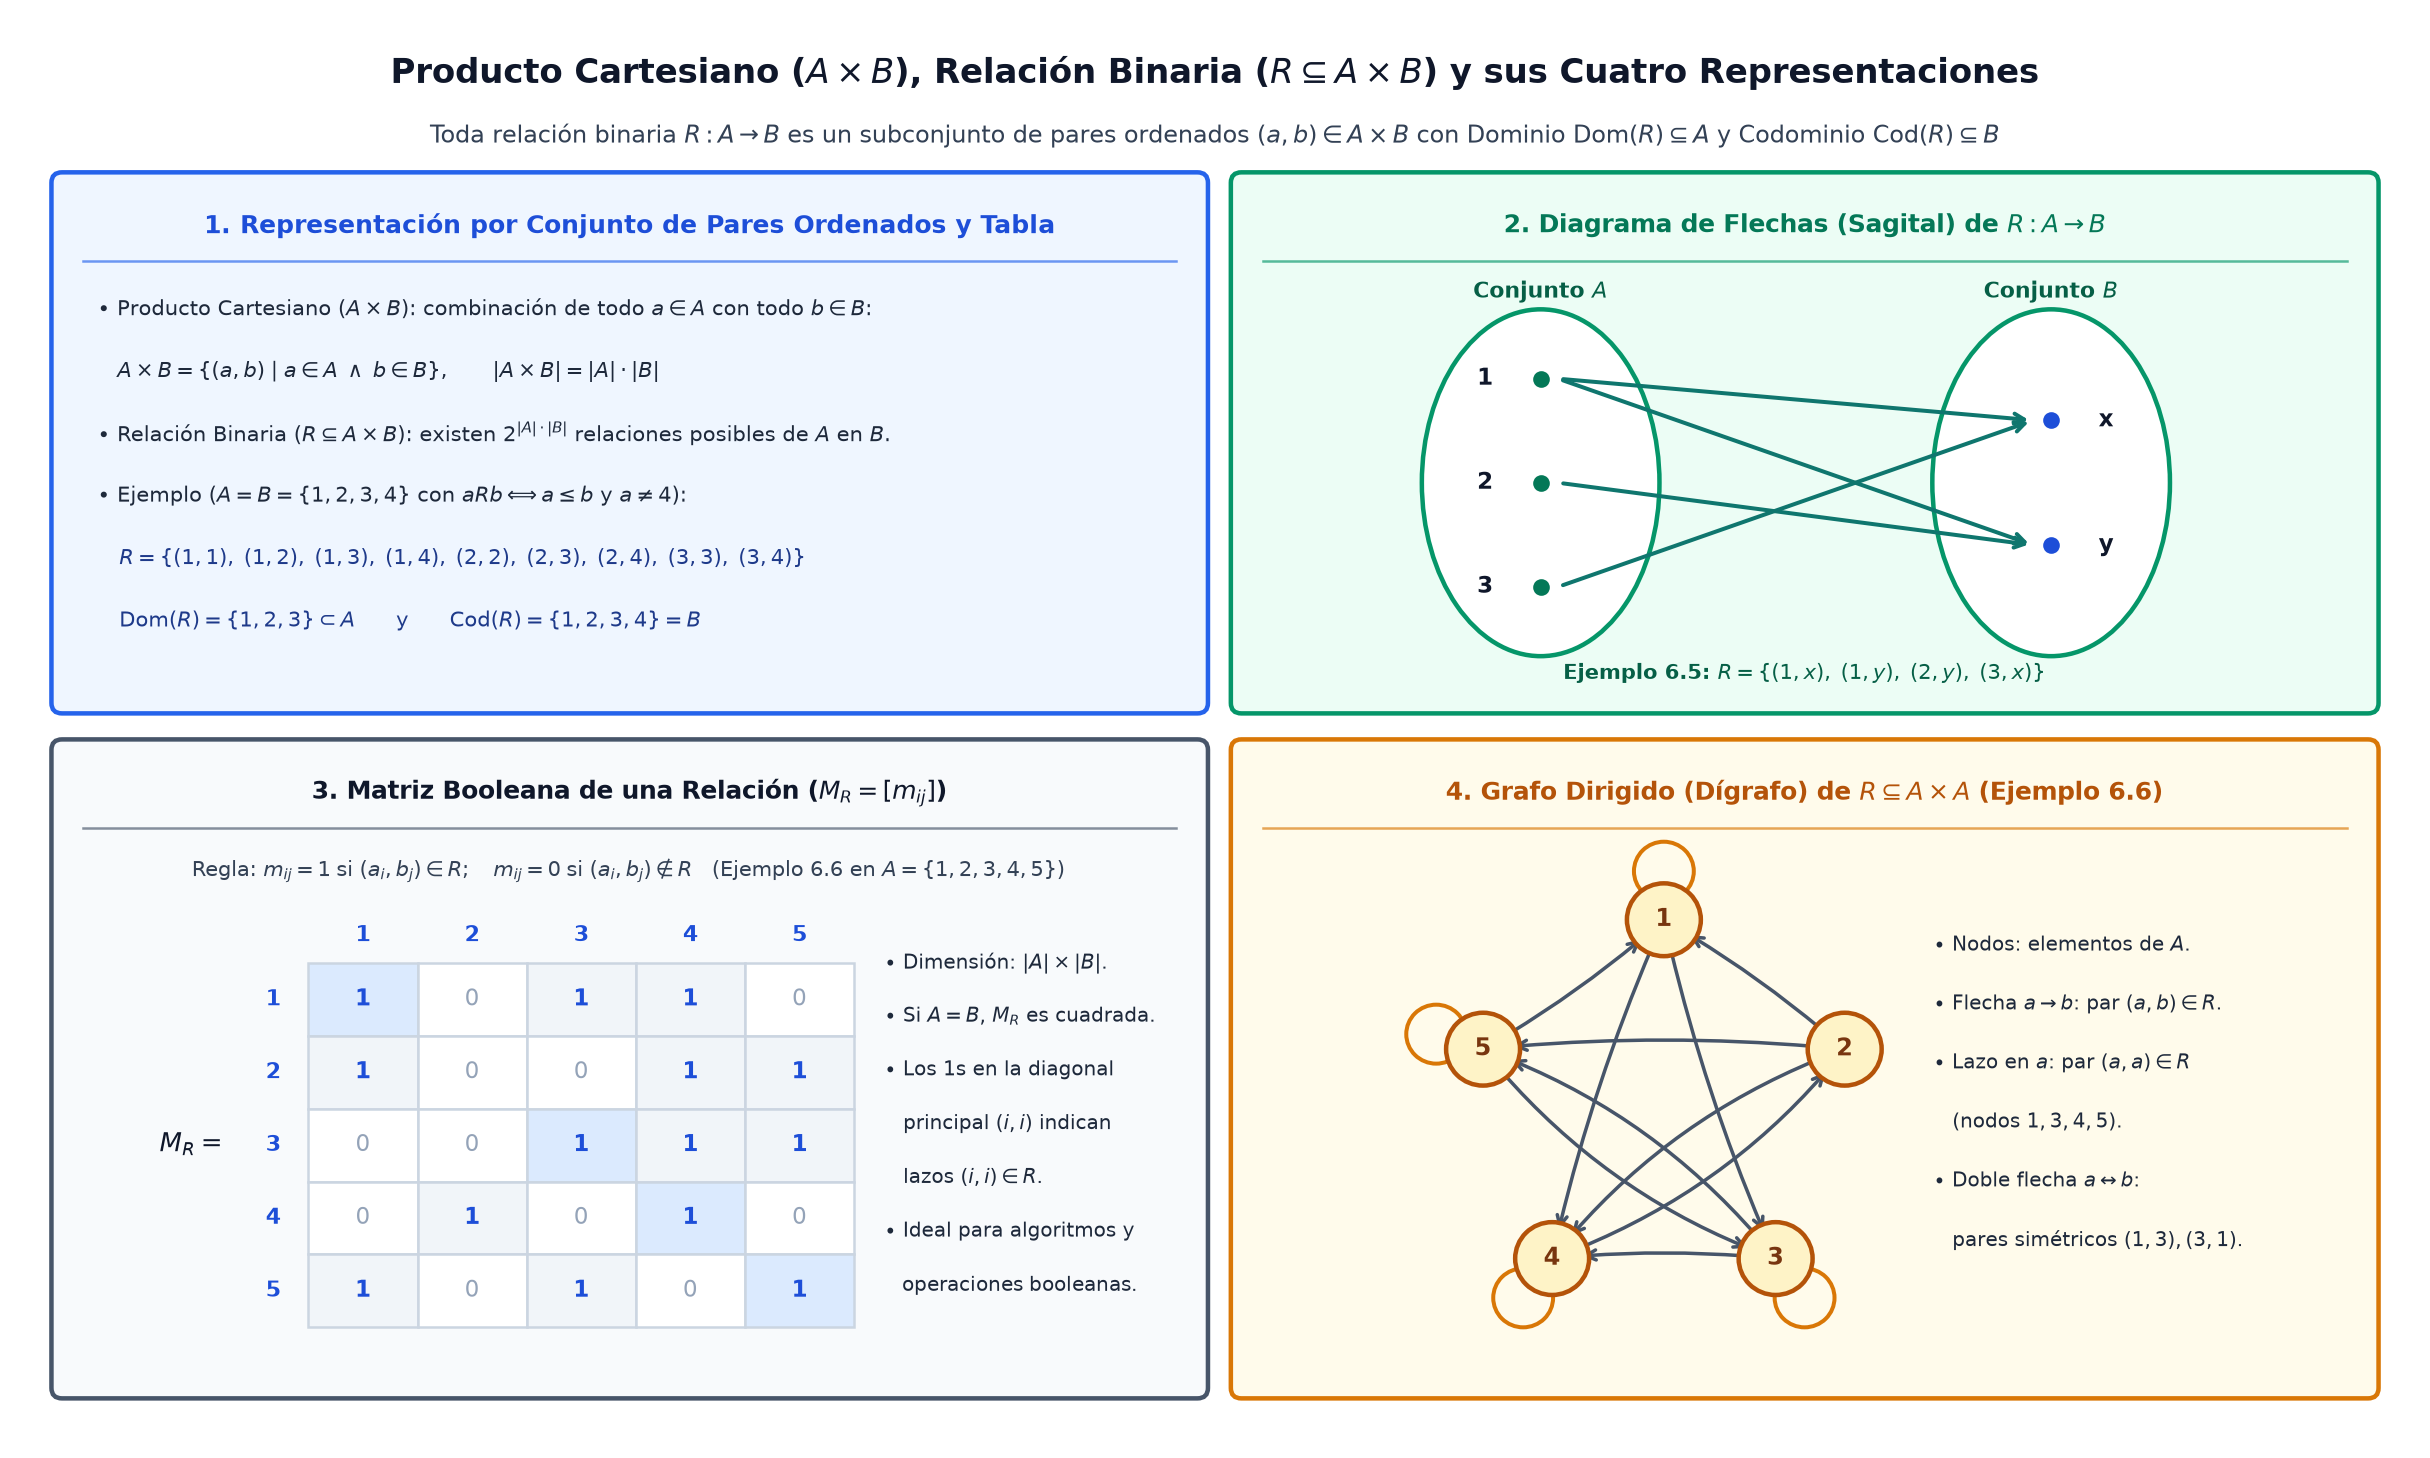

Source code (Python):
import os
import numpy as np
import matplotlib.pyplot as plt
import matplotlib.patches as patches


def draw_panel(ax, x, y, w, h, title, bg_color, border_color, title_color):
    rect = patches.FancyBboxPatch(
        (x, y), w, h,
        boxstyle="round,pad=0.06",
        facecolor=bg_color,
        edgecolor=border_color,
        linewidth=1.8
    )
    ax.add_patch(rect)
    ax.text(
        x + w / 2, y + h - 0.25, title,
        ha='center', va='center',
        fontsize=9.8, fontweight='bold', color=title_color
    )
    ax.plot([x + 0.12, x + w - 0.12], [y + h - 0.45, y + h - 0.45], color=border_color, linewidth=1.0, alpha=0.65)


def main():
    fig, ax = plt.subplots(figsize=(13.6, 8.2), dpi=180)
    ax.set_xlim(0, 13.6)
    ax.set_ylim(0, 8.2)
    ax.axis('off')

    # Main Title
    ax.text(
        6.8, 7.88,
        r"Producto Cartesiano ($A \times B$), Relación Binaria ($R \subseteq A \times B$) y sus Cuatro Representaciones",
        ha='center', va='center', fontsize=13.5, fontweight='bold', color='#0f172a'
    )
    ax.text(
        6.8, 7.52,
        r"Toda relación binaria $R: A \to B$ es un subconjunto de pares ordenados $(a, b) \in A \times B$ con Dominio $\mathrm{Dom}(R) \subseteq A$ y Codominio $\mathrm{Cod}(R) \subseteq B$",
        ha='center', va='center', fontsize=9.5, color='#334155'
    )

    # Panel 1: Producto Cartesiano y Conjunto de Pares Ordenados (Top-Left)
    draw_panel(ax, 0.25, 4.25, 6.45, 3.0, "1. Representación por Conjunto de Pares Ordenados y Tabla", '#eff6ff', '#2563eb', '#1d4ed8')
    lines_p1 = [
        r"$\bullet$ Producto Cartesiano ($A \times B$): combinación de todo $a \in A$ con todo $b \in B$:",
        r"   $A \times B = \{(a, b) \mid a \in A \;\wedge\; b \in B\}, \qquad |A \times B| = |A| \cdot |B|$",
        r"$\bullet$ Relación Binaria ($R \subseteq A \times B$): existen $2^{|A|\cdot|B|}$ relaciones posibles de $A$ en $B$.",
        r"$\bullet$ Ejemplo ($A = B = \{1, 2, 3, 4\}$ con $a R b \Longleftrightarrow a \leq b$ y $a \neq 4$):",
        r"   $R = \{(1,1),\; (1,2),\; (1,3),\; (1,4),\; (2,2),\; (2,3),\; (2,4),\; (3,3),\; (3,4)\}$",
        r"   $\mathrm{Dom}(R) = \{1, 2, 3\} \subset A \qquad\text{y}\qquad \mathrm{Cod}(R) = \{1, 2, 3, 4\} = B$"
    ]
    for idx, line in enumerate(lines_p1):
        ry = 6.52 - idx * 0.36
        w_f = 'bold' if idx in (4, 5) else 'normal'
        c_f = '#1e3a8a' if idx in (4, 5) else '#1e293b'
        ax.text(0.45, ry, line, ha='left', va='center', fontsize=8.45, fontweight=w_f, color=c_f)

    # Panel 2: Diagrama de Flechas Sagital (Top-Right)
    draw_panel(ax, 6.95, 4.25, 6.4, 3.0, r"2. Diagrama de Flechas (Sagital) de $R: A \to B$", '#ecfdf5', '#059669', '#047857')
    # Draw two ellipses for A and B
    el_a = patches.Ellipse((8.65, 5.52), 1.35, 2.0, facecolor='#ffffff', edgecolor='#059669', linewidth=1.8)
    el_b = patches.Ellipse((11.55, 5.52), 1.35, 2.0, facecolor='#ffffff', edgecolor='#059669', linewidth=1.8)
    ax.add_patch(el_a)
    ax.add_patch(el_b)
    ax.text(8.65, 6.62, r"Conjunto $A$", ha='center', va='center', fontsize=8.8, fontweight='bold', color='#065f46')
    ax.text(11.55, 6.62, r"Conjunto $B$", ha='center', va='center', fontsize=8.8, fontweight='bold', color='#065f46')

    a_nodes = [("1", 6.12), ("2", 5.52), ("3", 4.92)]
    b_nodes = [("x", 5.88), ("y", 5.16)]
    for lbl, ny in a_nodes:
        ax.scatter([8.65], [ny], color='#047857', s=32, zorder=4)
        ax.text(8.38, ny, lbl, ha='right', va='center', fontsize=9.2, fontweight='bold', color='#0f172a')
    for lbl, ny in b_nodes:
        ax.scatter([11.55], [ny], color='#1d4ed8', s=32, zorder=4)
        ax.text(11.82, ny, lbl, ha='left', va='center', fontsize=9.2, fontweight='bold', color='#0f172a')

    # Arrows for R = {(1,x), (1,y), (2,y), (3,x)} (Ejemplo 6.5 Jiménez Murillo)
    arrows = [(6.12, 5.88), (6.12, 5.16), (5.52, 5.16), (4.92, 5.88)]
    for y_start, y_end in arrows:
        ax.annotate(
            "", xy=(11.45, y_end), xytext=(8.75, y_start),
            arrowprops=dict(arrowstyle="->", color='#0f766e', lw=1.6, shrinkA=2, shrinkB=2)
        )
    ax.text(10.15, 4.42, r"Ejemplo 6.5: $R = \{(1,x),\; (1,y),\; (2,y),\; (3,x)\}$", ha='center', va='center', fontsize=8.4, fontweight='bold', color='#065f46')

    # Panel 3: Representación Matricial Booleana (Bottom-Left) - Ejemplo 6.6 Jiménez Murillo
    draw_panel(ax, 0.25, 0.3, 6.45, 3.68, r"3. Matriz Booleana de una Relación ($M_R = [m_{ij}]$)", '#f8fafc', '#475569', '#0f172a')
    ax.text(
        3.47, 3.28,
        r"Regla: $m_{ij} = 1\;\text{si }(a_i, b_j) \in R;\quad m_{ij} = 0\;\text{si }(a_i, b_j) \notin R$   (Ejemplo 6.6 en $A=\{1,2,3,4,5\}$)",
        ha='center', va='center', fontsize=8.3, color='#334155'
    )

    # Draw 5x5 matrix from Ejemplo 6.6: R = {(1,1),(1,3),(1,4),(2,1),(2,4),(2,5),(3,3),(3,4),(3,5),(4,2),(4,4),(5,1),(5,3),(5,5)}
    mat = [
        [1, 0, 1, 1, 0],
        [1, 0, 0, 1, 1],
        [0, 0, 1, 1, 1],
        [0, 1, 0, 1, 0],
        [1, 0, 1, 0, 1],
    ]
    mx0, my0 = 1.65, 0.65
    cw, ch = 0.62, 0.42
    ax.text(mx0 - 0.65, my0 + 2.5 * ch, r"$M_R =$", ha='center', va='center', fontsize=10.5, fontweight='bold', color='#0f172a')
    for i in range(5):
        ax.text(mx0 + (i + 0.5) * cw, my0 + 5 * ch + 0.16, str(i + 1), ha='center', va='center', fontsize=8.8, fontweight='bold', color='#1d4ed8')
        ax.text(mx0 - 0.2, my0 + (4.5 - i) * ch, str(i + 1), ha='center', va='center', fontsize=8.8, fontweight='bold', color='#1d4ed8')
        for j in range(5):
            val = mat[i][j]
            cx = mx0 + j * cw
            cy = my0 + (4 - i) * ch
            bg_c = '#dbeafe' if (i == j and val == 1) else ('#f1f5f9' if val == 1 else '#ffffff')
            ax.add_patch(patches.Rectangle((cx, cy), cw, ch, facecolor=bg_c, edgecolor='#cbd5e1', linewidth=1.0))
            ax.text(cx + cw / 2, cy + ch / 2, str(val), ha='center', va='center',
                    fontsize=9.0, fontweight='bold' if val == 1 else 'normal',
                    color='#1d4ed8' if val == 1 else '#94a3b8')

    # Matrix notes on right side of Panel 3
    m_notes = [
        r"$\bullet$ Dimensión: $|A| \times |B|$.",
        r"$\bullet$ Si $A = B$, $M_R$ es cuadrada.",
        r"$\bullet$ Los $1\mathrm{s}$ en la diagonal",
        r"   principal $(i, i)$ indican",
        r"   lazos $(i, i) \in R$.",
        r"$\bullet$ Ideal para algoritmos y",
        r"   operaciones booleanas."
    ]
    for idx, mn in enumerate(m_notes):
        ax.text(4.92, 2.75 - idx * 0.31, mn, ha='left', va='center', fontsize=8.0, color='#1e293b')

    # Panel 4: Grafo Dirigido (Dígrafo) de la Relación (Bottom-Right) - Ejemplo 6.6
    draw_panel(ax, 6.95, 0.3, 6.4, 3.68, r"4. Grafo Dirigido (Dígrafo) de $R \subseteq A \times A$ (Ejemplo 6.6)", '#fffbeb', '#d97706', '#b45309')

    # Place 5 nodes in a pentagon around center (9.45, 1.95)
    center_x, center_y = 9.35, 1.92
    radius = 1.08
    angles = [np.pi / 2 - k * 2 * np.pi / 5 for k in range(5)]
    coords = [(center_x + radius * np.cos(a), center_y + radius * np.sin(a)) for a in angles]

    # Draw directed edges for mat[i][j] == 1
    for i in range(5):
        for j in range(5):
            if mat[i][j] == 1:
                x1, y1 = coords[i]
                x2, y2 = coords[j]
                if i == j:
                    # Self-loop outward
                    ux = (x1 - center_x) / radius
                    uy = (y1 - center_y) / radius
                    lx = x1 + 0.28 * ux
                    ly = y1 + 0.28 * uy
                    loop = patches.Circle((lx, ly), 0.17, facecolor='none', edgecolor='#d97706', linewidth=1.6, zorder=2)
                    ax.add_patch(loop)
                else:
                    rad_curve = 0.14 if mat[j][i] == 1 else 0.05
                    ax.annotate(
                        "", xy=(x2, y2), xytext=(x1, y1),
                        arrowprops=dict(
                            arrowstyle="->", color='#475569', lw=1.4,
                            shrinkA=12, shrinkB=12,
                            connectionstyle=f"arc3,rad={rad_curve}"
                        ),
                        zorder=3
                    )

    for idx, (nx, ny) in enumerate(coords):
        c_node = patches.Circle((nx, ny), 0.21, facecolor='#fef3c7', edgecolor='#b45309', linewidth=1.8, zorder=5)
        ax.add_patch(c_node)
        ax.text(nx, ny, str(idx + 1), ha='center', va='center', fontsize=9.5, fontweight='bold', color='#78350f', zorder=6)

    g_notes = [
        r"$\bullet$ Nodos: elementos de $A$.",
        r"$\bullet$ Flecha $a \to b$: par $(a, b) \in R$.",
        r"$\bullet$ Lazo en $a$: par $(a, a) \in R$",
        r"   (nodos $1, 3, 4, 5$).",
        r"$\bullet$ Doble flecha $a \leftrightarrow b$:",
        r"   pares simétricos $(1,3),(3,1)$."
    ]
    for idx, gn in enumerate(g_notes):
        ax.text(10.88, 2.85 - idx * 0.34, gn, ha='left', va='center', fontsize=8.0, color='#1e293b')

    plt.tight_layout()
    out_path = os.path.join(os.path.dirname(os.path.abspath(__file__)), "representacion-de-relaciones-binarias.png")
    plt.savefig(out_path, dpi=180, bbox_inches='tight', facecolor='white')
    plt.close()


if __name__ == "__main__":
    main()
